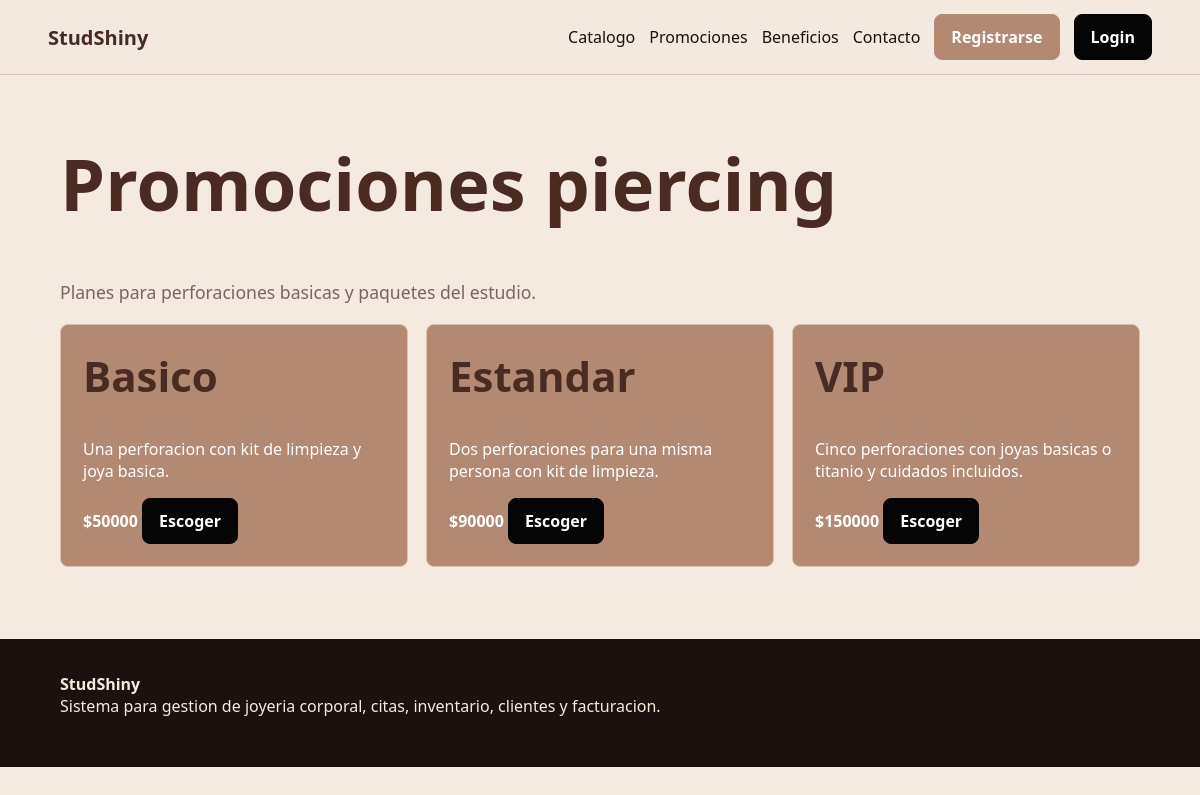
The app's page /promociones/ with its own data.
### core/models.py (models this page shows, shortened)
class Promocion(models.Model):
    nombre = models.CharField(max_length=80)
    descripcion = models.TextField(blank=True)
    precio = models.DecimalField(max_digits=10, decimal_places=2, validators=[MinValueValidator(1)])
    activa = models.BooleanField(default=True)
    class Meta:
        ordering = ["precio"]

### core/views.py (the view)
# urls.py: path("promociones/", views.promociones, name="promociones"),
def promociones(request):
    return render(request, "core/public/promociones.html", {"promociones": Promocion.objects.filter(activa=True)})

### core/templates/core/public/promociones.html (shortened to what this page needs)
{% extends "core/base.html" %}
{% block content %}
<section class="section">
    <h1>Promociones piercing</h1>
    <p class="lead">Planes para perforaciones basicas y paquetes del estudio.</p>
    <div class="grid">
        {% for promocion in promociones %}
            <article class="card" style="background:#b38971;color:white">
                <h2>{{ promocion.nombre }}</h2>
                <p>{{ promocion.descripcion }}</p>
                <strong>${{ promocion.precio|floatformat:0 }}</strong>
                <a class="button" href="{% url 'contacto' %}">Escoger</a>
            </article>
        {% endfor %}
    </div>
</section>
{% endblock %}

### core/static/core/styles.css (style rules this page uses)
:root { --cream: #f4eadf; --paper: #fff9f1; --terracotta: #b38971; --terracotta-dark: #8d5f49; --coffee: #4a2b22; --ink: #16110f; --muted: #7a665e; --line: #d8c3b4; --danger: #9d2d24; --success: #26633a; }
* { box-sizing: border-box; }
body { margin: 0; background: var(--cream); color: var(--ink); font-family: "Segoe UI", Arial, sans-serif; }
a { color: inherit; text-decoration: none; }
.button, button { display: inline-flex; justify-content: center; align-items: center; border: 1px solid #050505; border-radius: 8px; background: #050505; color: #fff; font-weight: 800; padding: 11px 16px; cursor: pointer; }
.hero, .section, .admin-page { padding: clamp(38px, 6vw, 76px) clamp(18px, 5vw, 72px); }
h1, h2, h3, p { margin-top: 0; }
h1 { font-size: clamp(38px, 6vw, 76px); line-height: 1; color: var(--coffee); }
h2 { font-size: clamp(26px, 4vw, 42px); color: var(--coffee); }
.lead { color: var(--muted); font-size: 1.1rem; line-height: 1.55; }
.grid { display: grid; grid-template-columns: repeat(auto-fit, minmax(230px, 1fr)); gap: 18px; }
.card, .panel { background: var(--paper); border: 1px solid var(--line); border-radius: 8px; padding: 22px; }

### records on screen
Promocion: nombre "Basico", descripcion "Una perforacion con kit de limpieza y joya basica.", precio "50000"
Promocion: nombre "Estandar", descripcion "Dos perforaciones para una misma persona con kit de limpieza.", precio "90000"
Promocion: nombre "VIP", descripcion "Cinco perforaciones con joyas basicas o titanio y cuidados incluidos.", precio "150000"
